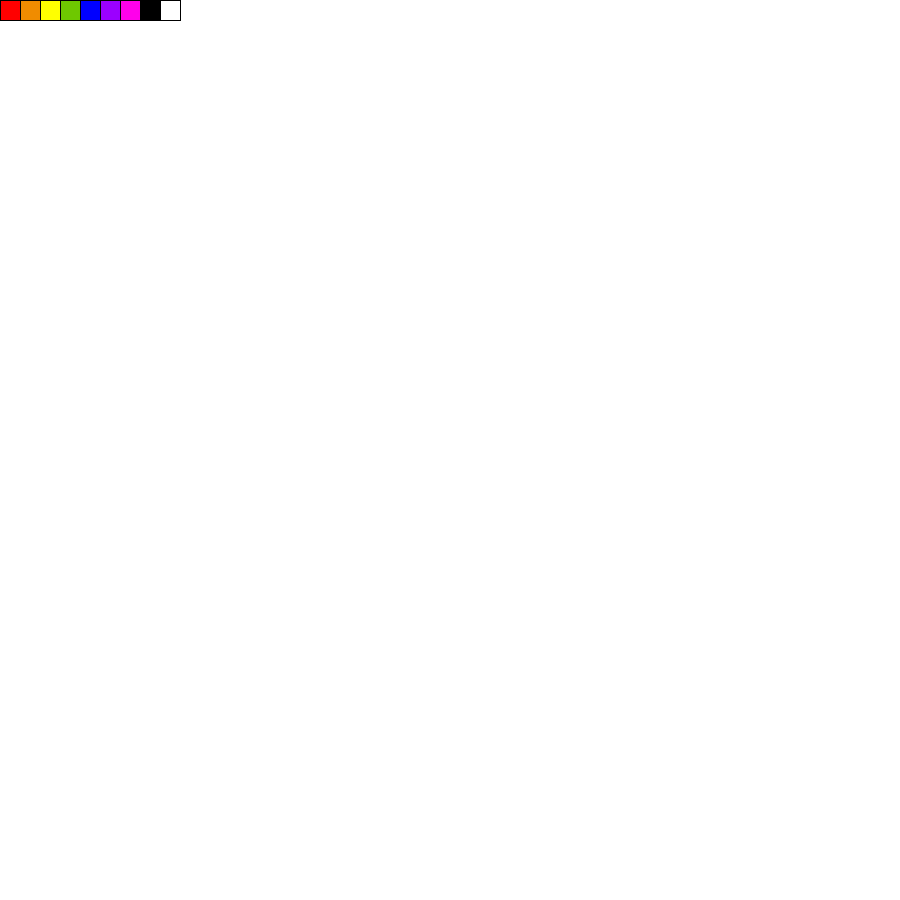
Frame 1 (no input)
Frame 60 (the mouse pressed at the canvas centre just before this capture): identical to frame 1, image omitted
Frame 120 (the mouse held since frame 60 and released just before this capture): identical to frame 1, image omitted

The Processing sketch that drew this single still picture (run headless with seeded random() and noise(); from frame 60 on, the mouse is pressed at the canvas centre):

// Processing sketch: drawing_app
// ── drawing_app.pde
float s=5; // size of the shape 
float sSpeed=.5; // how much i want the shape to increase 

float r = 255; // red
float g =255; // green 
float b= 255; //blue 
float a=255; // opacity 



void setup() { 
  size (900, 900); 
  background(255);
}

void draw() {
  if (key== CODED) {
    if (keyCode == UP) {
      if (s<100) {
        s=s+sSpeed;
      }//increase size of drawing shape
    } else if (keyCode == DOWN) {
      if (s>0) {
        s=s-sSpeed;
      }// decrease size of drawing shape
    }
  }
  stroke(0); 
  fill(255, 0, 0); //red fill
  rect(0, 0, 20, 20); //red rect

  fill(240, 140, 0); //orange fill
  rect(20, 0, 20, 20); //orange rect

  fill(255, 255, 0); //yellow fill
  rect(40, 0, 20, 20); //yellow rect

  fill(110, 200, 0); //green fill
  rect(60, 0, 20, 20); //green rect

  fill(0, 0, 255); //blue fill
  rect(80, 0, 20, 20); //blue rect 

  fill(155, 0, 255); //purple fill
  rect(100, 0, 20, 20); //purple rect 

  fill(255, 0, 235); //pink fill
  rect (120, 0, 20, 20); //pink rect

  fill(0); //black fill
  rect(140, 0, 20, 20); //black rect

  fill(255); //white fill
  rect(160, 0, 20, 20); //white rect 


  noStroke(); //no stroke for drawing shape
}

void mousePressed() {
  //fill drawing shape w red when u click on red rect 
  if (mouseX >0) {
    if (mouseX<20) {
      if (mouseY<20) {
        r=255; 
        g=0;
        b=0;
      }
    }
  }
  //fill the drawing shape w orange when u click on orange rect
  if (mouseX >20) {
    if (mouseX<40) {
      if (mouseY<20) {
        r=240; 
        g=140;
        b=0;
      }
    }
  }
  //fill the drawing shape w yellow when u click on yellow rect
  if (mouseX>40) {
    if (mouseX<60) {
      if (mouseY<20) {
        r=255; 
        g=255;
        b=0;
      }
    }
  }
  //fill the drawing shape w green when u click on green rect
  if (mouseX>60) {
    if (mouseX<80) {
      if (mouseY<20) {
        r=110; 
        g=200;
        b=0;
      }
    }
  }
  //fill the drawing shape w blue when u click on blue rect
  if (mouseX>80) {
    if (mouseX<100) {
      if (mouseY<20) {
        r=0; 
        g=0;
        b=255;
      }
    }
  }
  //fill the drawing shape w purple when u click on purple rect
  if (mouseX>100) {
    if (mouseX<120) {
      if (mouseY<20) {
        r=155; 
        g=0;
        b=255;
      }
    }
  }
  //fill the drawing shape w pink when u click on pink rect
  if (mouseX>120) {
    if (mouseX<140) {
      if (mouseY<20) {
        r=255; 
        g=0;
        b=235;
      }
    }
  }
  //fill the drawing shape w black when u click on black rect
  if (mouseX>140) {
    if (mouseX<160) {
      if (mouseY<20) {
        r=0; 
        g=0;
        b=0;
      }
    }
  }
  //fill the drawing shape w white when u click on white rect
  if (mouseX>160) {
    if (mouseX<180) {
      if (mouseY<20) {
        r=255; 
        g=255;
        b=255;
      }
    }
  }
} 


void mouseDragged() {
  if (key == 'e' || key == 'E') {
    fill(r, g, b, a); 
    ellipse (pmouseX, pmouseY, s, s); //drawing shape, ellipse if e key pressed
  } 
  if (key == 'r' || key == 'r' ) {
    fill(r, g, b, a); 
    rect (pmouseX, pmouseY, s, s); //drawing shape, square if r key pressed
  }
  if (key=='q' || key=='q') {
    fill(random(255), random(255), random(255), a); 
    ellipse(pmouseX, pmouseY, s, s); //makes randomly colored circles w q key
  }
  if (key=='w' || key=='W') {
    fill(random(255), random(255), random(255), a); 
    rect(pmouseX, pmouseY, s, s); //makes randomly colored rectangles w w key
  }
  if (key=='z' || key =='Z') {
    fill(random(255), random(255), random(255), a);
    ellipse(pmouseX, pmouseY, random(s), random(s)); //makes randomly sized and colored circles with z key
  }
  if (key=='x' || key== 'X') {
    fill(random(255), random(255), random(255), a);
    rect(pmouseX, pmouseY, random(s), random(s)); //makes randomly sized and randomly colored rectangles with x key
  }
}

void keyPressed() { 
  if (key=='s'|| key =='S') {
    save("image.png");  //save frame to folder?
  }
  if (key == 'c' || key == 'C') {
    background(255); // to clear background
  }
  if (key== CODED) {
    if (keyCode == RIGHT) {
      if (a<255) {
        a=a+10;
      } //increase opacity of drawing shape
    } else if (keyCode == LEFT) {
      if (a>0) {
        a=a-10;
      } // decrease opacity of drawing shape
    }
  }
  if (key == '1') {
    background(255); //background white
  }
  if (key == '2') {
    background(255, 0, 0); //background red
  }
  if (key == '3') {
    background (225, 135, 0); //background orange
  } 
  if (key== '4') {
    background(255, 255, 0); //background yellow
  }
  if (key == '5') {
    background (110, 255, 0); //background green
  }
  if (key=='6') {
    background(0, 0, 255); //background blue
  }
  if (key=='7') {
    background(155, 0, 255); //background purple
  }
  if (key=='8') {
    background(255, 0, 235); //background pink
  }
  if (key=='9') {
    background(0); //background black
  }
  if (key=='0') {
    background (random(255), random(255), random(255)); //background random
  }
}
